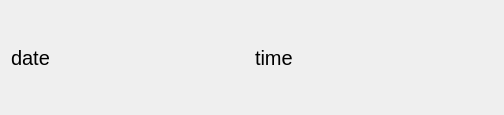
<?xml version="1.0" encoding="UTF-8"?>
<ui version="4.0">
 <class>date_widget</class>
 <widget class="QWidget" name="date_widget">
  <property name="geometry">
   <rect>
    <x>0</x>
    <y>0</y>
    <width>504</width>
    <height>115</height>
   </rect>
  </property>
  <property name="sizePolicy">
   <sizepolicy hsizetype="Preferred" vsizetype="Maximum">
    <horstretch>0</horstretch>
    <verstretch>0</verstretch>
   </sizepolicy>
  </property>
  <property name="windowTitle">
   <string>Form</string>
  </property>
  <property name="styleSheet">
   <string notr="true"/>
  </property>
  <layout class="QGridLayout" name="gridLayout">
   <item row="0" column="0">
    <layout class="QHBoxLayout" name="horizontalLayout">
     <item>
      <widget class="QLabel" name="label">
       <property name="font">
        <font>
         <pointsize>15</pointsize>
        </font>
       </property>
       <property name="styleSheet">
        <string notr="true"/>
       </property>
       <property name="text">
        <string>date</string>
       </property>
      </widget>
     </item>
     <item>
      <widget class="QLabel" name="label_2">
       <property name="font">
        <font>
         <pointsize>15</pointsize>
        </font>
       </property>
       <property name="styleSheet">
        <string notr="true"/>
       </property>
       <property name="text">
        <string>time</string>
       </property>
      </widget>
     </item>
    </layout>
   </item>
  </layout>
 </widget>
 <resources/>
 <connections/>
</ui>
